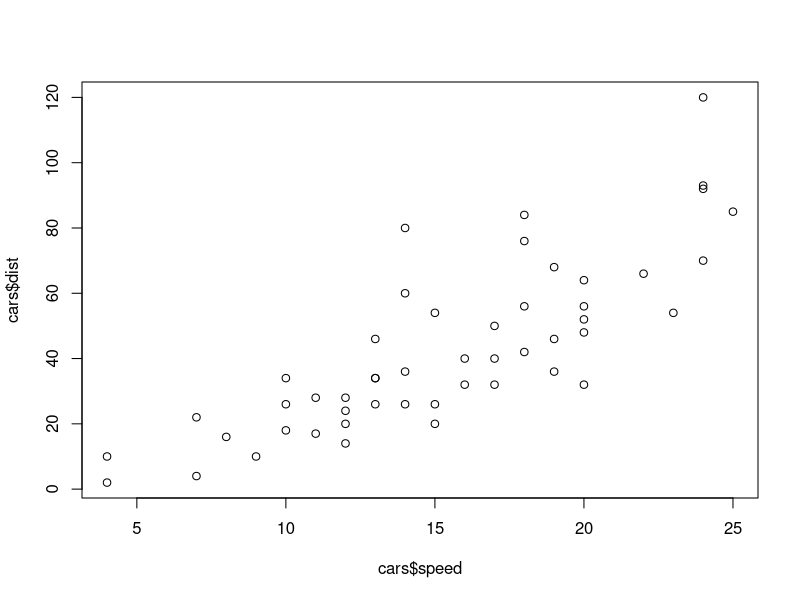
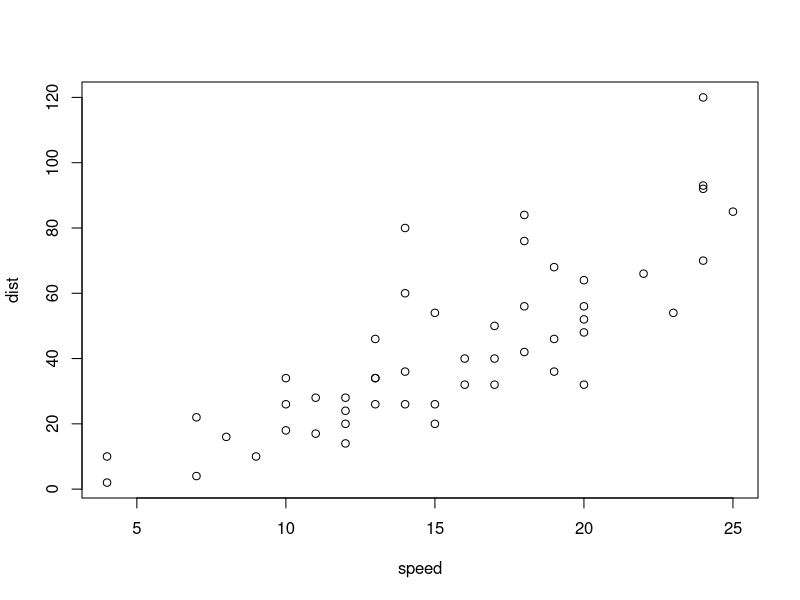
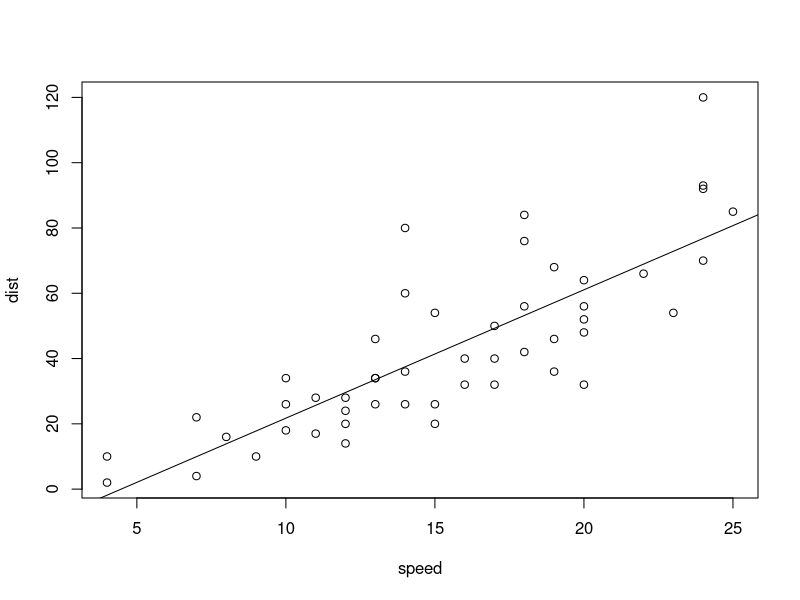
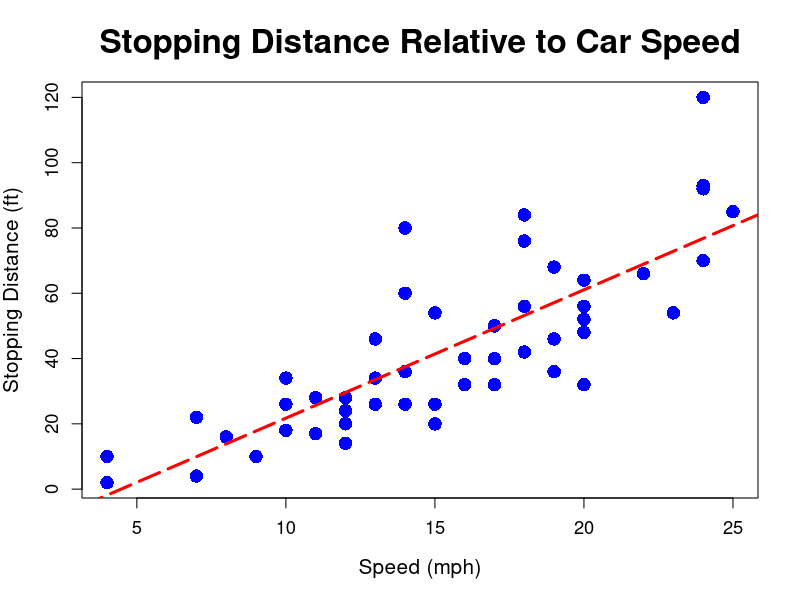
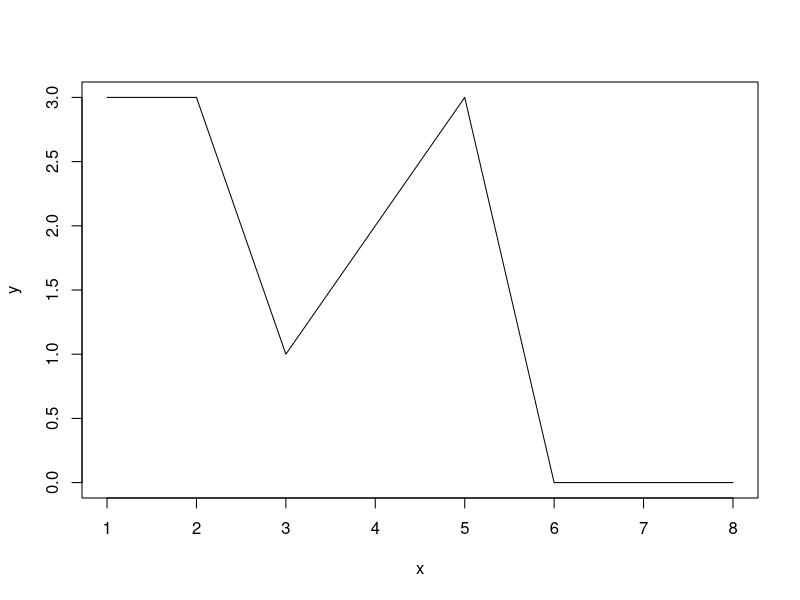
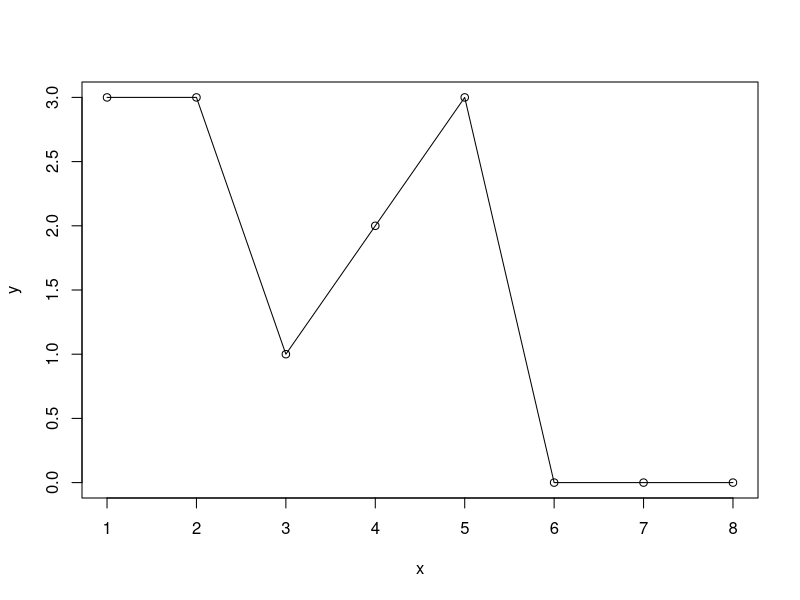
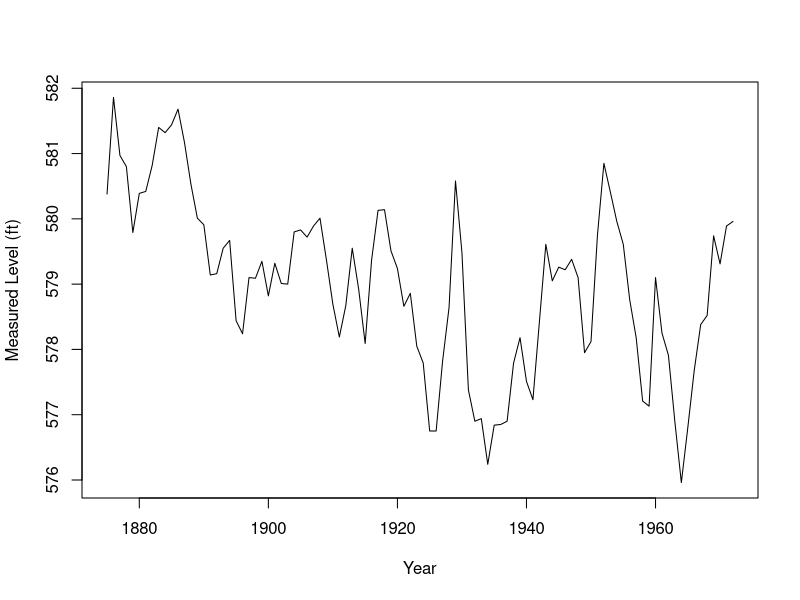
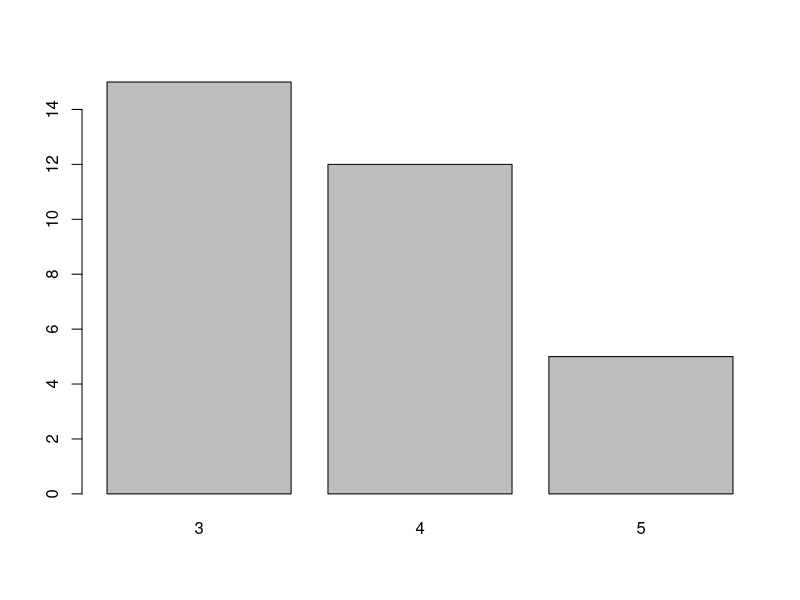

Write R code to recreate these figures, in order.
# +++++++++++++++++++++++++
# +++ R BOOTCAMP UNIT 6 +++
# +++++++++++++++++++++++++
# + AUTHOR: David Dobolyi +
# +++++++++++++++++++++++++

# -- KEY CONCEPTS --

# - Basic (base) plotting
# - Saving plots to disk
# - Plotting with lattice
# - Plotting with ggplot2

# +++++++++++++++++++++++++
# + Basic (base) Plotting +
# +++++++++++++++++++++++++

# Now that we have covered the fundamentals of data.frame objects, it is worth focusing on another key aspect of data analysis: visualization. Base R provides a number of plotting functions that can be useful for quickly visualizing some data. Although not all basic R plots will be covered (e.g., pie charts and violin plots are not included), several key plot types will be showcased in the examples below:

# -------------------------------------
# Point Plots and the Formula Interface
# -------------------------------------

# The most basic of these functions is plot, which is used for "Generic X-Y Plotting" (aka scatterplots):

?plot

# To see how plot works, let's try an example involving the cars data set:

data(cars)

# As described in ?cars, the cars data set is made up of two columns:

# speed: Speed (mph)
# dist:  Stopping distance (ft)

# Let's plot these two columns against one another:

plot(x = cars$speed, y = cars$dist) # how would you describe this relationship?

# The plot should appear in the Plots pane in the lower right. Note that although the call above works, the plot function (along with many other R functions) can (and more accurately should) be used with the model formula interface, which involves the ~ (tilde) symbol:

?"~"

plot(dist ~ speed, data = cars)

# The formula can be read as y (dist) on the left determined by the model formula on the right (speed). Notice that when using this formula notation (i.e., Wilkinson-Rogers notation), it is not necessary to include the name of the data.frame when supplying formula terms, since the data argument makes this explicit (e.g., use speed and not cars$speed if using formula notation). As a rule, avoid using the name of the relevant data.frame object when writing formulas to avoid problems.

# In general, the formula notation should be preferred when working with most functions. We will refer to the formula notation in the future for many statistical functions. As a quick preview, consider the following code to add a line showing the correlation between speed and distance:

plot(dist ~ speed, data = cars)
abline(lm(dist ~ speed, data = cars))

# Regardless of how you call the plot function, keep in mind it has many arguments to tweak your plots if desired. For instance, we can use a series of arguments including 

plot(dist ~ speed, data = cars, 
     main = "Stopping Distance Relative to Car Speed", 
     xlab = "Speed (mph)", 
     ylab = "Stopping Distance (ft)",
     cex = 1.8,
     col = "blue",
     pch = 16,
     cex.axis = 1.1,
     cex.main = 2.0,
     cex.lab = 1.25)

abline(lm(dist ~ speed, data = cars), 
       col = "red",
       lty = 5,
       lwd = 3)

# ----------
# Line Plots
# ----------

# The plot function can also be used to generate other types of plots via the type argument. For instance, to generate a line plot, set the type to "l":

linePlotDat <- data.frame(
  x = 1:8,
  y = c(3,3,1,2,3,0,0,0)
) # some example data

plot(y ~ x, data = linePlotDat, type = "l")

# You can also use the "o" (overplotted) type for both points and lines:

plot(y ~ x, data = linePlotDat, type = "o")

# A more interesting example uses the LakeHuron time series data (time series data are a special data structure in R, but are comparable to a vector):

data(LakeHuron)
?LakeHuron

class(LakeHuron)
?ts

length(LakeHuron)

plot(x = 1875:1972, y = LakeHuron, type = "l", xlab = "Year", ylab = "Measured Level (ft)") # see time(LakeHuron) for an alternative x specification

# ------------------------
# Bar Plots and Histograms
# ------------------------

# The aptly named barplot function can be used to generate bar plots based on a table of data:

data(mtcars) # use the mtcars data for these examples

barplot(table(mtcars$gear))

# Similarly, the histogram function can be used to generate histograms:

hist(mtcars$mpg)

# As with plot, the histogram could be tweaked to look better by changing various arguments/defaults (breaks in particular is an important argument):

hist(mtcars$mpg, 
     col = "lightblue",
     xlab = "MPG",
     main = "Histogram of MPG",
     cex.axis = 1.1,
     cex.main = 2.0,
     cex.lab = 1.25,
     breaks = 10)

# ---------
# Box Plots
# ---------

# R can also quickly generate a standard box and whisker plot via the boxplot function:

data(InsectSprays) # use the InsectSprays data for this example

?InsectSprays

# count: Insect count
# spray: The type of spray

boxplot(count ~ spray, data = InsectSprays, col = "lightgray")

# ++++++++++++++++++++++++
# + Saving Plots to Disk +
# ++++++++++++++++++++++++

# Plots generated in R can be saved to disk for use elsewhere. The RStudio interface provides a way to save plots in the lower right pane via Export -> Save as Image... and/or Export -> Save as PDF... depending upon the desired format.

# It is also possible to save R plots using code consistent with concepts introduced in previous units. To save an R plot as a PDF for example, you can use the generic pdf function in conjunction with dev.off:

setwd() # saved plots will appear in the working directory

pdf(file = "InsectSpraysBoxplot.pdf", width = 8, height = 5) # width/height in inches
boxplot(count ~ spray, data = InsectSprays, col = "lightgray")
dev.off()

# It is important to remember to run the dev.off function after your plot code to tell R all plots have been printed to the request file. If you find your plot printing is not working, run dev.off() repeatedly (until you see "null device 1") to close all plot writing devices.

# R can also save plots in other formats besides PDF, including PNG and various other image formats (e.g., bmp, jpeg, tiff; see ?png for more). To generate a PNG, use the png function in conjunction with dev.off:

png(file = "InsectSpraysBoxplot.png", width = 800, height = 500) # width/height in pixels
boxplot(count ~ spray, data = InsectSprays, col = "lightgray")
dev.off()

# Note that I will cover an alternative method of saving plots specific to ggplot2 in the following section.

# +++++++++++++++++++++++++
# + Plotting with ggplot2 +
# +++++++++++++++++++++++++

# The ggplot2 package is currently the de facto method for creating attractive plots with R:

library(ggplot2)

# Similar to dplyr, ggplot2 makes the language of plotting in R more consistent, with functions that can be used to tweak plots working similarly regardless of the type of plot in question (e.g., scatterplot vs. boxplot; these different types are referred to as geoms in the language of ggplot2).

# Rather than including a full description and tutorial for ggplot2 within this bootcamp unit, I will provide code that recreates the bulk of the R plot examples above via ggplot2 geoms and then also provide links to relevant ggplot2 tutorials (e.g., see "Learning ggplot2" at the official package page: https://ggplot2.tidyverse.org/). I will also provide a supplementary example of a ggplot2-based analysis via an R script named R-Bootcamp-Unit5-ExampleScript.R as part of this unit.

# Since the examples provided below are only a tiny subset of what ggplot2 offers, use the following help command to get a more complete sense of what ggplot2 offers:

help.search("geom_", package = "ggplot2")

# Finally, at the end of this section I will provide a few quick notes regarding ggplot2 including:

# A) storing a ggplot as an object
# B) saving via ggplot2

# -----------
# Point Plots
# -----------

# --- Data ---

data(cars)

# Using base:

plot(dist ~ speed, data = cars, 
     main = "Stopping Distance Relative to Car Speed", 
     xlab = "Speed (mph)", 
     ylab = "Stopping Distance (ft)",
     cex = 1.8,
     col = "blue",
     pch = 16,
     cex.axis = 1.1,
     cex.main = 2.0,
     cex.lab = 1.25)

abline(lm(dist ~ speed, data = cars), 
       col = "red",
       lty = 5,
       lwd = 3)

# Using ggplot2:

ggplot(cars, aes(x = speed, y = dist)) + 
  geom_point(color = "blue", size = 3) + 
  geom_smooth(method = "lm", color = "red", linetype = 5, size = 1.5) + 
  ggtitle("Stopping Distance Relative to Car Speed") + 
  xlab("Speed (mph)") + 
  ylab("Stopping Distance (ft)") + 
  theme_bw(base_size = 20)

# Note: use se = FALSE in geom_smooth to turn off confidence interval.

# ----------
# Line Plots
# ----------

# --- Data ---

linePlotDat <- data.frame(
  x = 1:8,
  y = c(3,3,1,2,3,0,0,0)
) # some example data

data(LakeHuron)

# --- Example 1 ---

# Using base:

plot(y ~ x, data = linePlotDat, type = "l") # "l" for lines

# Using ggplot2:

ggplot(linePlotDat, aes(x = x, y = y)) + 
  geom_line() + 
  theme_bw(base_size = 20) # lines

# --- Example 2 ---

# Using base:

plot(y ~ x, data = linePlotDat, type = "o") # "o" for overplotted

# Using ggplot2:

ggplot(linePlotDat, aes(x = x, y = y)) + 
  geom_line() + 
  geom_point() + 
  theme_bw(base_size = 20) # equivalent to overplotted (i.e., lines and points)

# --- Example 3 ---

# Using base:

plot(x = 1875:1972, y = LakeHuron, type = "l", xlab = "Year", ylab = "Measured Level (ft)") # see time(LakeHuron) for an alternative x specification

# Using ggplot2:

ggplot(data.frame(LakeHuron), aes(x = 1875:1972, y = as.numeric(LakeHuron))) + 
  geom_line() + 
  xlab("Year") + 
  ylab("Measured Level (ft)") + 
  theme_bw(base_size = 20)

# ------------------------
# Bar Plots and Histograms
# ------------------------

# --- Data ---

data(mtcars)

# --- Bar Plot Example ---

# Using base:

barplot(table(mtcars$gear))

# Using ggplot2:

ggplot(mtcars, aes(x = gear)) + 
  geom_bar()

# Alternative ggplot2 (with tweaks):

ggplot(mtcars, aes(x = factor(gear), fill = factor(gear))) + 
  geom_bar() + 
  xlab("Number of Forward Gears") + 
  ylab("Count") + 
  guides(fill = FALSE) + 
  theme_bw(base_size = 20)

# --- Histogram Example ---

# Using base:

hist(mtcars$mpg, 
     col = "lightblue",
     xlab = "MPG",
     main = "Histogram of MPG",
     cex.axis = 1.1,
     cex.main = 2.0,
     cex.lab = 1.25,
     breaks = 10)

# Using ggplot2:

ggplot(mtcars, aes(x = mpg)) + 
  geom_histogram(bins = 10, fill = "lightblue", color = "black") + 
  xlab("MPG") + 
  ylab("Frequency") + 
  ggtitle("Histogram of MPG") + 
  theme_bw(base_size = 20)

# ---------
# Box Plots
# ---------

# --- Data ---

data(InsectSprays)

# --- Bar Plot Example ---

# Using base:

boxplot(count ~ spray, data = InsectSprays, col = "lightgray")

# Using ggplot2:

ggplot(InsectSprays, aes(x = spray, y = count)) + 
  geom_boxplot(fill = "lightgray") + 
  theme_bw(base_size = 20)

# -----------------------------
# Storing a ggplot as an Object
# -----------------------------

# Unlike base plots, ggplots can be stored inside an object via assignment. This is useful for various purposes, including adjusting existing ggplots you have created. Let's show this using one of the preceding examples:

linePlotDat <- data.frame(
  x = 1:8,
  y = c(3,3,1,2,3,0,0,0)
) # some example data

ggplot(linePlotDat, aes(x = x, y = y)) + 
  geom_line() + 
  theme_bw(base_size = 20) # lines

# The code above simply prints the ggplot to the Plots pane in the lower right. To store the ggplot in an object, we can simply assign it:

storedPlot1 <- ggplot(linePlotDat, aes(x = x, y = y)) + 
  geom_line() + 
  theme_bw(base_size = 20) # lines

# To print a stored ggplot object, simply call it back:

dev.off() # clear the plot window

storedPlot1

# More interestingly, you can modify an existing ggplot object by adding additional elements. For example, to add points to the existing line plot (i.e., to make it overplotted), you can simply add to the existing plot we created above:

storedPlot1 + geom_point()

# The ability to store and/or make changes to existing plots can be useful on some occasions, including saving via ggsave as noted in the section below.

# -------------------------
# Saving Plots with ggplot2
# -------------------------

# As an alternative to the base R functions such as pdf and png, ggplot2 provides a function for saving plots named ggsave:

?ggsave

# For example, suppose you have a plot stored into an object named storedPlot2:

data(cars)

storedPlot2 <- ggplot(cars, aes(x = speed, y = dist)) + 
  geom_point(color = "blue", size = 3) + 
  geom_smooth(method = "lm", color = "red", linetype = 5, size = 1.5) + 
  ggtitle("Stopping Distance Relative to Car Speed") + 
  xlab("Speed (mph)") + 
  ylab("Stopping Distance (ft)") + 
  theme_bw(base_size = 20)

# To save this plot via ggsave, use a command similar to the following (adjusting the arguments as desired):

ggsave(filename = "storedPlot2.png")

# Conveniently, the ggsave function will automatically save the plot in the appropriate format based on the extension used in your filename argument (e.g., for a PDF, use the .pdf extension):

ggsave("storedPlot2.pdf", width = 8, height = 5)

# +++++++++++++++++++++++++
# + Plotting with Lattice +
# +++++++++++++++++++++++++

# Although it will not be covered in a significant way within this bootcamp (since the focus will be on ggplot2 instead), the lattice package provides an alternative to base with several useful/valuable features. To learn more about lattice, load the library and see its relevant help file:

library(lattice)

?Lattice

# A few examples of lattice plots pulled from function examples appear below:

?cloud # 3d Scatter Plot and Wireframe Surface Plot
cloud(Sepal.Length ~ Petal.Length * Petal.Width | Species, data = iris,
      screen = list(x = -90, y = 70), distance = .4, zoom = .6)

wireframe(volcano, shade = TRUE,
          aspect = c(61/87, 0.4),
          light.source = c(10,0,10))

?bwplot # Common Bivariate Trellis Plots

bwplot(voice.part ~ height, data=singer, xlab="Height (inches)")

xyplot(Sepal.Length + Sepal.Width ~ Petal.Length + Petal.Width | Species,
       data = iris, scales = "free", layout = c(2, 2),
       auto.key = list(x = .6, y = .7, corner = c(0, 0)))